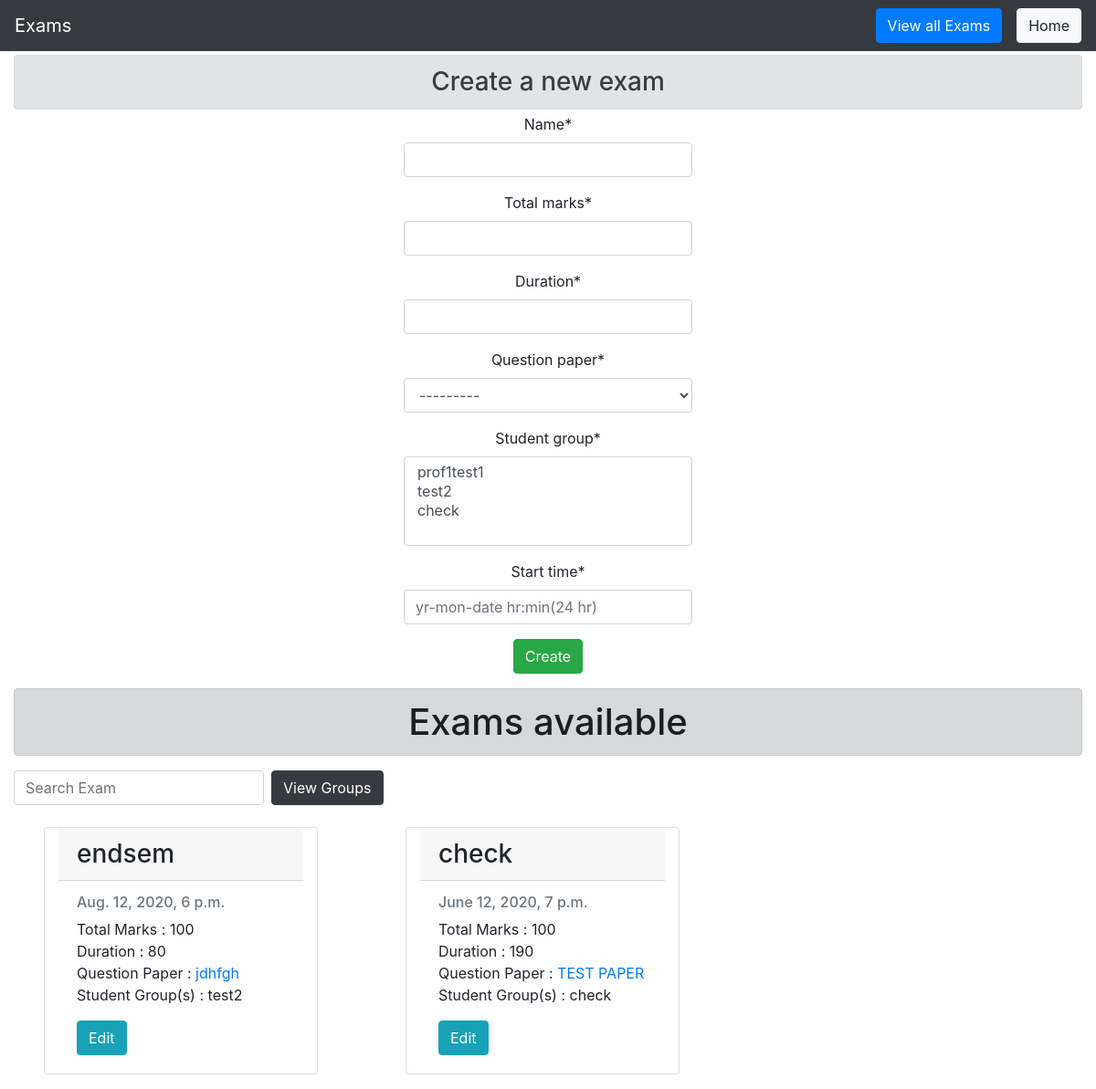
The page /prof/profusername/exams on the database as committed earlier.
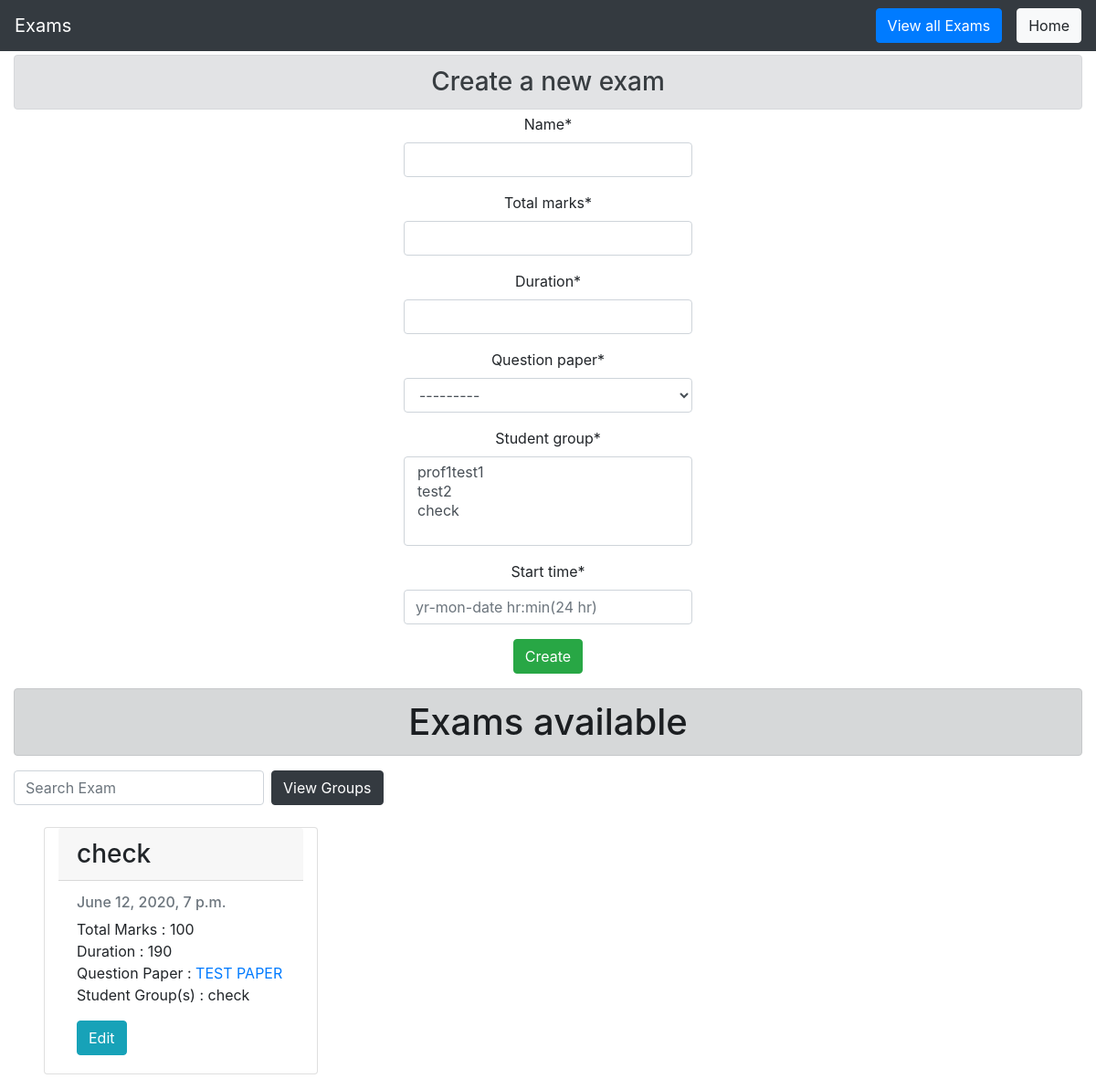
The same page on the database as committed later.
### main/models.py (models this page shows)
class Exam_Model(models.Model):
    professor = models.ForeignKey(User, limit_choices_to={
                                  'groups__name': "Professor"}, on_delete=models.CASCADE)
    name = models.CharField(max_length=50)
    total_marks = models.IntegerField()
    duration = models.IntegerField()
    question_paper = models.ForeignKey(
        Question_Paper, on_delete=models.CASCADE, related_name='exam')
    student_group = models.ManyToManyField(Special_Students, related_name='exam')
    start_time = models.DateTimeField()
    def __str__(self):
        return self.name

class Question_Paper(models.Model):
    professor = models.ForeignKey(User, limit_choices_to={
                                  'groups__name': "Professor"}, on_delete=models.CASCADE)
    qPaperTitle = models.CharField(max_length=100)
    questions = models.ManyToManyField(Question_DB)
    def __str__(self):
        return f' Question Paper Title :- {self.qPaperTitle}\n'

class Special_Students(models.Model):
    professor = models.ForeignKey(User, limit_choices_to={
                                  'groups__name': "Professor"}, on_delete=models.CASCADE)
    category_name = models.CharField(max_length=10)
    students = models.ManyToManyField(
        User, limit_choices_to={'groups__name': "Student"}, related_name='students')
    def __str__(self):
        return self.category_name

### prof/views.py (the view, shortened to what this page needs)
# urls.py: path('<str:prof_username>/exams', views.view_exams, name='view_exams'),
def view_exams(request, prof_username):
    prof = User.objects.get(username=prof_username)
    new_Form = ExamForm()
    new_Form.fields["student_group"].queryset = Special_Students.objects.filter(
        professor=prof)
    new_Form.fields["question_paper"].queryset = Question_Paper.objects.filter(
        professor=prof)
    exams = Exam_Model.objects.filter(professor=prof)
    return render(request, 'prof/view_exams.html', {
        'exams': exams, 'examform': new_Form, 'prof': prof,
    })

### main/models.py
class ExamForm(ModelForm):
    class Meta:
        model = Exam_Model
        fields = '__all__'
        widgets = {
            'start_time': TextInput(attrs={'placeholder': 'yr-mon-date hr:min(24 hr)'})
        }
        exclude = ['professor']

### prof/templates/prof/view_exams.html (shortened to what this page needs)
{% load crispy_forms_tags %}
{% load static %}
<!DOCTYPE html>
<html lang="en">
<head>
    <link rel="stylesheet" href="https://maxcdn.bootstrapcdn.com/bootstrap/4.2.1/css/bootstrap.min.css">
    <link rel="stylesheet" href="https://stackpath.bootstrapcdn.com/font-awesome/4.7.0/css/font-awesome.min.css">
</head>
<body>
    <nav class="navbar navbar-expand-lg navbar-dark bg-dark">
        <a class="navbar-brand" href="#">Exams</a>
        <div class="collapse navbar-collapse" id="navbarSupportedContent">
            <ul class="navbar-nav mr-auto">
                <li class="nav-item active">
                    <a class="nav-link" href="#"><span class="sr-only">(current)</span></a>
                </li>
            </ul>
            <button type="button" class="btn btn-primary mx-3" id="updateButton"
                onclick="smoothScroll(document.getElementById('exams'))">View all Exams</button>
            <a class="btn btn-light " href="{% url 'prof:index' prof.username %}">Home</a>
        </div>
    </nav>
    <div class="container-fluid">
        <h3 class="alert alert-secondary my-1" align="center">Create a new exam</h3>
        <div align='center'>
            <div class="container d-flex h-100 row justify-content-center col-20">
                <form align='center' method="POST">
                    {{ examform|crispy }}
                    <input class="btn btn-success" type="submit" value="Create">
                </form>
            </div>
        </div>
        <div id='exams'>
            <h1 class="alert alert-dark my-3" align="center">Exams available</h1>
            <form class="form-inline my-2">
                <input id="searchExam" class="form-control mr-sm-2" type="search" placeholder="Search Exam"
                    aria-label="Search">
                <a class="btn btn-dark" href="{% url 'prof:view_groups' prof.username %}" target="_blank">View
                    Groups</a>
            </form>
            <div class="row">
                {% for t in exams %}
                <div class="card my-3 mx-5 col-sm-3">
                    <h3 class="card-header">{{ t.name }}</h3>
                    <div class="card-body">
                        <h6 class="card-subtitle mb-2 text-muted">{{ t.start_time }}</h6>
                        <p class="card-text">
                            Total Marks : {{t.total_marks}}<br>
                            Duration : {{t.duration}}<br>
                            Question Paper : <a
                                href="{% url 'prof:view_specific_paper' prof.username t.question_paper.id %}">{{ t.question_paper.qPaperTitle }}</a><br>
                            Student Group(s) :
                            {% for group in t.student_group.all %}
                            {{ group.category_name }}
                            {% endfor %}
                        </p>
                        <a href="{% url 'prof:edit_exam' prof.username t.id %}" class="card-link btn btn-info">Edit</a>
                    </div>
                </div>
                {% empty %}
                <h3>No exams</h3>
                {% endfor %}
            </div>
        </div>
    </div>
</body>
</html>

Rows that differ between the two databases and show on the page:
removed Exam_Model: name "endsem", start_time "Aug. 12, 2020, 6 p.m.", total_marks "100", duration "80", question_paper.qPaperTitle "jdhfgh"
no longer on this page (row unchanged): Special_Students: category_name "test2", shown under "endsem"
